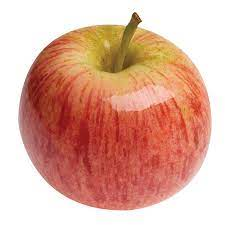
%> input picture apple.jpg, 225 x 225 px
$ octave problem4.m   (GNU Octave 9; MATLAB toolbox functions it lacks are replaced by stand-ins)
%> lines starting %> are read from the running program, lines starting %| are printed output that depends on the picture

%Write a MATLAB/Python program to read an image and perform Lapliciant filter mask.
clc;
clear all;
close all;

% Read the image
image = imread('apple.jpg'); % Change to your image filename
%> image is the input picture: size 225x225x3 uint8; mean R, G, B 221.9, 172.2, 155.1

% Convert the image to grayscale if it's in color
if size(image, 3) == 3
    grayImage = rgb2gray(image);
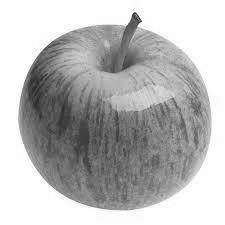
%> grayImage: size 225x225 uint8; min 34, max 255, mean 185.1
else
    grayImage = image;
end

% Define the Laplacian filter mask (kernel)
laplacianMask = [0, 1, 0;
                 1, -4, 1;
                 0, 1, 0];

% Perform convolution using the Laplacian filter mask
filteredImage = conv2(double(grayImage), laplacianMask, 'same');
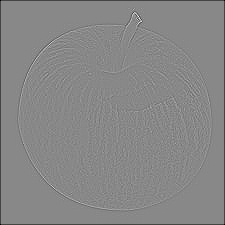
%> filteredImage: size 225x225 double; min -510, max 443, mean -4.5; drawn with min black and max white

% Display the original and filtered images
subplot(1, 2, 1);
imshow(grayImage);
title('Original Image');

subplot(1, 2, 2);
imshow(uint8(filteredImage));
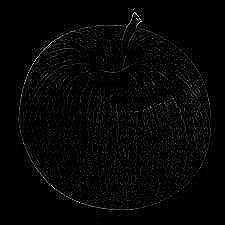
%> displayed picture: size 225x225, on the screen's scale of 0 to 255; min 0, max 255, mean 6
title('Laplacian Filtered Image');

colormap gray;

$ run again, with 5374366407_7ea5c91f09_b.jpg copied over apple.jpg
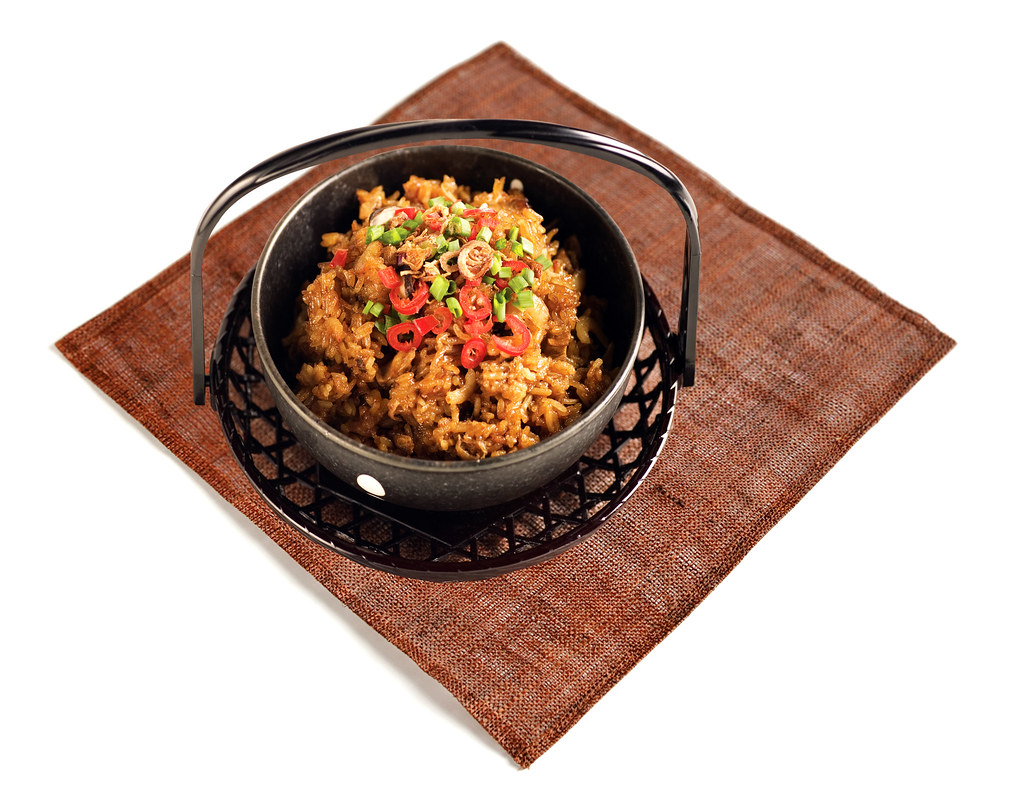
%> input picture 5374366407_7ea5c91f09_b.jpg, 1024 x 803 px
%> image is the input picture: size 803x1024x3 uint8; mean R, G, B 202.3, 182, 172.3
%> `filteredImage = conv2(double(grayImage), laplacianMask, 'same');`:
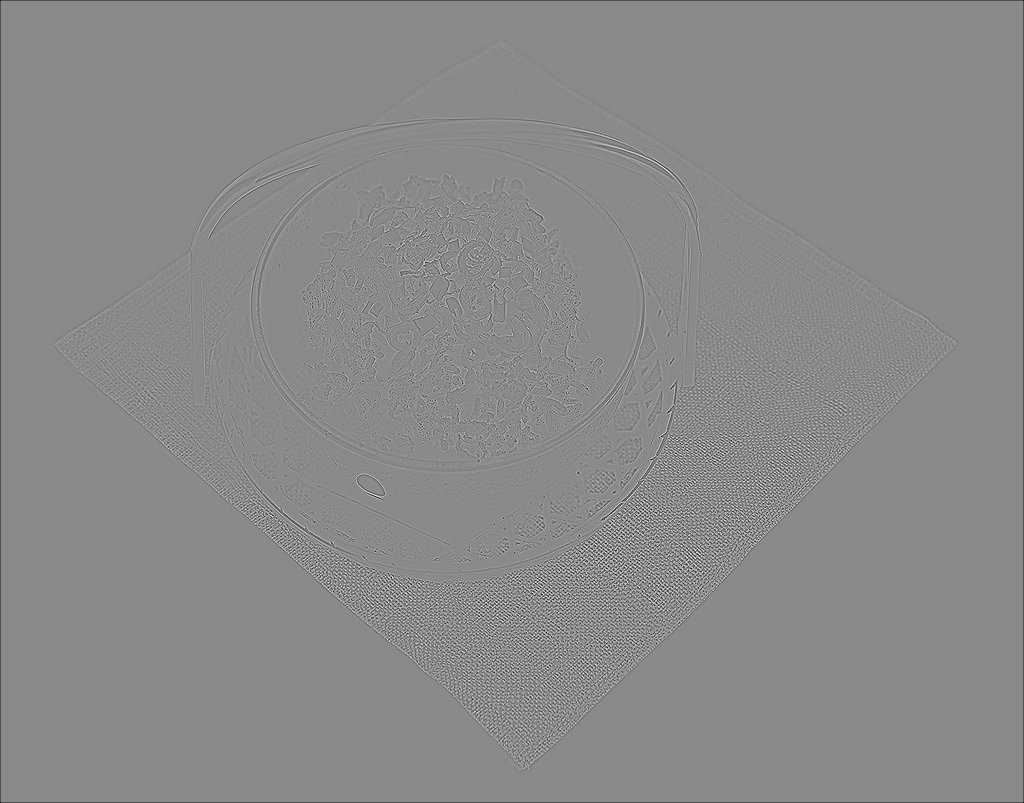
%> filteredImage: size 803x1024 double; min -606, max 511, mean -1.1; drawn with min black and max white
%> `imshow(uint8(filteredImage));`:
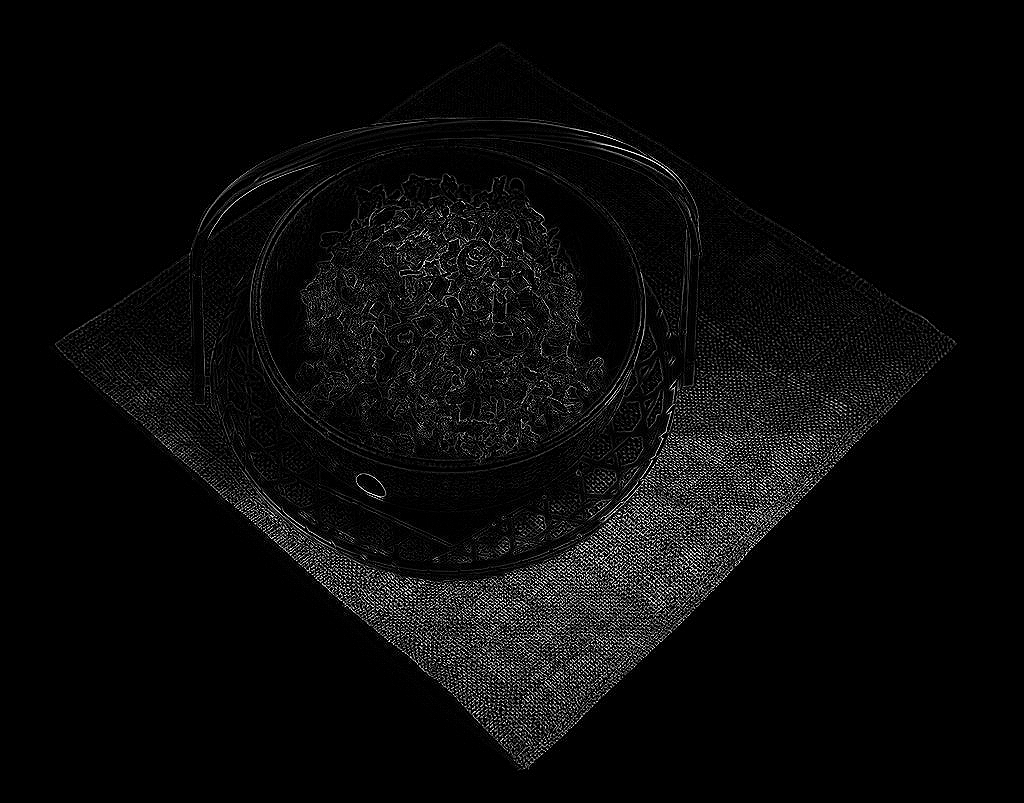
%> displayed picture: size 803x1024, on the screen's scale of 0 to 255; min 0, max 255, mean 10
